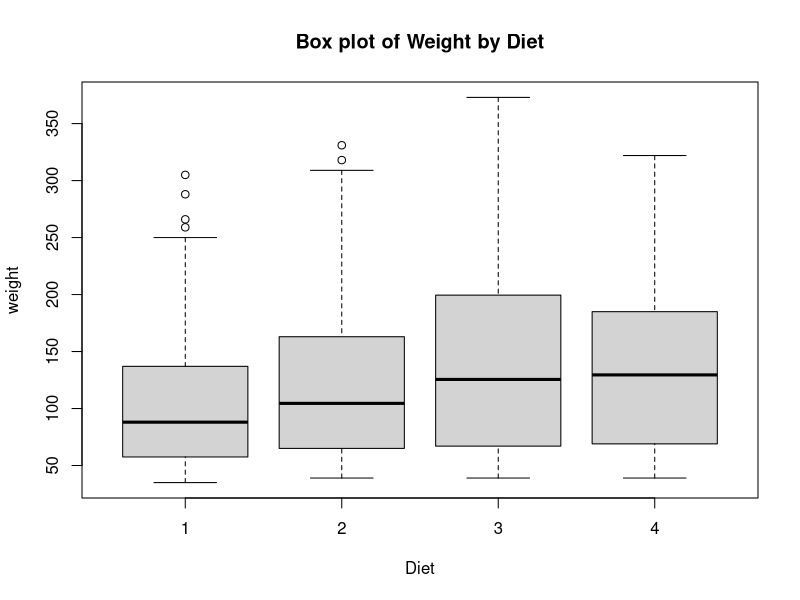
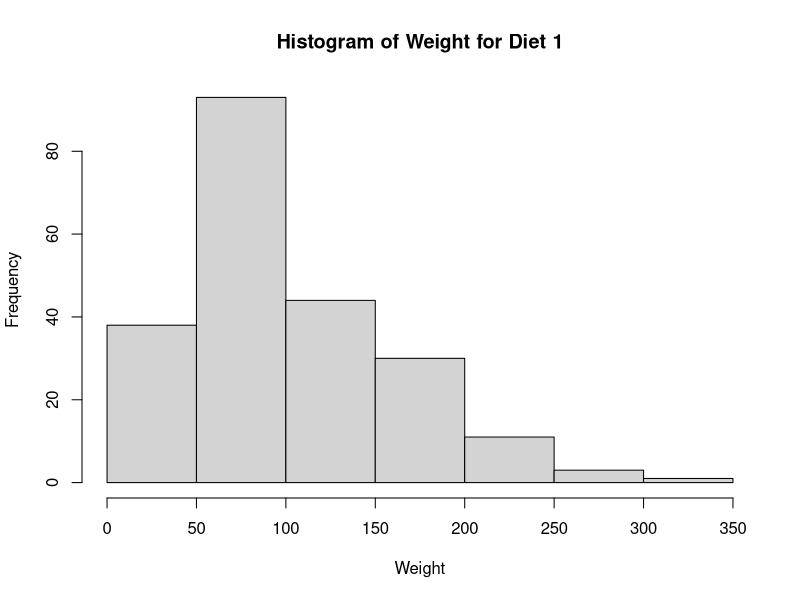
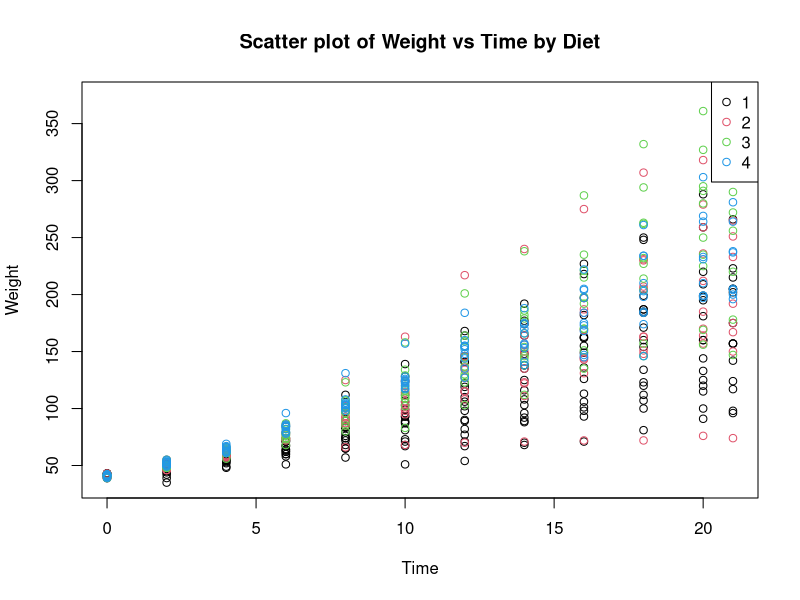

Generate these figures, in order, with R:
" a. Create Box plot for “weight” grouped by “Diet”
 b. Create a Histogram for “weight” features belong to Diet- 1 category
 c. Create Scatter plot for “ weight” vs “Time” grouped by Diet
"


library(datasets)
data("ChickWeight")
boxplot(weight ~ Diet, data = ChickWeight, main = "Box plot of Weight by Diet")
hist(ChickWeight$weight[ChickWeight$Diet == 1], 
     main = "Histogram of Weight for Diet 1", 
     xlab = "Weight")
plot(weight ~ Time, data = ChickWeight, col = Diet, 
     main = "Scatter plot of Weight vs Time by Diet",
     xlab = "Time",
     ylab = "Weight")
legend("topright", legend = levels(ChickWeight$Diet), col = 1:4, pch = 1)
Sys.sleep(10)

#by Shaik AShfaq